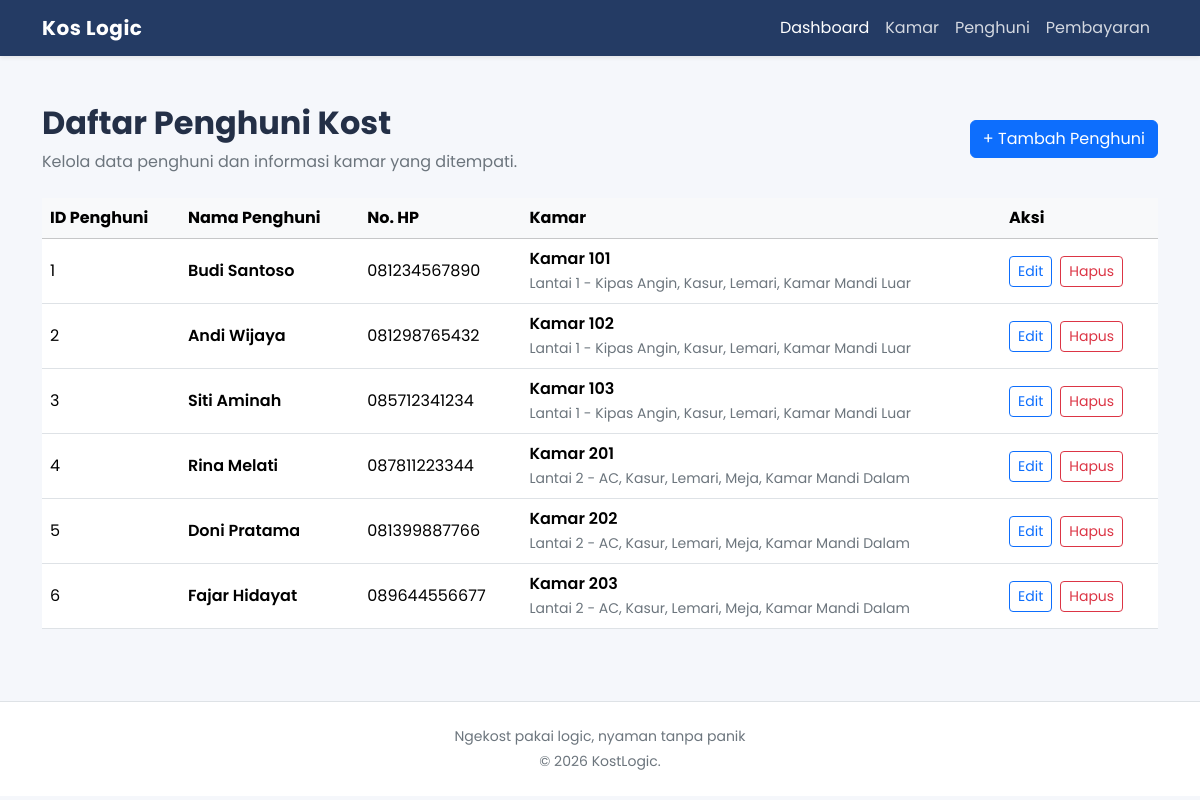
Page /penghuni_tampil.php on the committed database.
### tables this page shows
CREATE TABLE penghuni (
    id_penghuni INT AUTO_INCREMENT PRIMARY KEY,
    nama_penghuni VARCHAR(100),
    no_hp VARCHAR(15),
    id_kamar INT,
    FOREIGN KEY (id_kamar) REFERENCES kamar(id_kamar)
);

CREATE TABLE kamar (
    id_kamar INT PRIMARY KEY,
    fasilitas VARCHAR(200),
    harga DECIMAL(12, 2),
    status_kamar ENUM('terisi', 'kosong')
);

### penghuni_tampil.php (the view)
<?php
include 'koneksi.php';
include 'header.php';
?>
<div class="content-panel">
    <div class="d-flex flex-column flex-md-row justify-content-between align-items-md-center gap-3 mb-4">
        <div>
            <h2 class="fw-bold mb-2">Daftar Penghuni Kost</h2>
            <p class="text-secondary mb-0">
                Kelola data penghuni dan informasi kamar yang ditempati.
            </p>
        </div>
        <a href="penghuni_tambah.php" class="btn btn-primary">
            + Tambah Penghuni
        </a>
    </div>
    <div class="table-responsive">
        <table class="table table-hover align-middle mb-0">
            <thead class="table-light">
                <tr>
                    <th>ID Penghuni</th>
                    <th>Nama Penghuni</th>
                    <th>No. HP</th>
                    <th>Kamar</th>
                    <th>Aksi</th>
                </tr>
            </thead>
            <tbody>
                <?php
                $query = "SELECT penghuni.id_penghuni, penghuni.nama_penghuni, penghuni.no_hp, kamar.id_kamar, kamar.fasilitas
                          FROM penghuni
                          JOIN kamar ON penghuni.id_kamar = kamar.id_kamar";
                $result = mysqli_query($koneksi, $query);
                while ($row = mysqli_fetch_assoc($result)) {
                    echo "<tr>";
                    echo "<td>" . $row['id_penghuni'] . "</td>";
                    echo "<td class='fw-semibold'>" . $row['nama_penghuni'] . "</td>";
                    echo "<td>" . $row['no_hp'] . "</td>";
                    echo "<td>
                            <div class='fw-semibold'>Kamar " . $row['id_kamar'] . "</div>
                            <small class='text-secondary'>" . $row['fasilitas'] . "</small>
                          </td>";
                    echo "<td>
                            <div class='d-flex gap-2'>
                                <a href='penghuni_edit.php?id=" . $row['id_penghuni'] . "' class='btn btn-sm btn-outline-primary'>Edit</a>
                                <a href='penghuni_hapus.php?id=" . $row['id_penghuni'] . "' class='btn btn-sm btn-outline-danger'>Hapus</a>
                            </div>
                          </td>";
                    echo "</tr>";
                }
                ?>
            </tbody>
        </table>
    </div>
</div>
<?php include 'footer.php'; ?>

### header.php (style rules this page uses)
body { font-family: 'Poppins', sans-serif; background-color: #f5f7fb; color: #243047; }

### rows in the picture
penghuni: id_penghuni "1", nama_penghuni "Budi Santoso", no_hp "081234567890", id_kamar.id_kamar "101", id_kamar.fasilitas "Lantai 1 - Kipas Angin, Kasur, Lemari, Kamar Mandi Luar"
penghuni: id_penghuni "2", nama_penghuni "Andi Wijaya", no_hp "081298765432", id_kamar.id_kamar "102", id_kamar.fasilitas "Lantai 1 - Kipas Angin, Kasur, Lemari, Kamar Mandi Luar"
penghuni: id_penghuni "3", nama_penghuni "Siti Aminah", no_hp "085712341234", id_kamar.id_kamar "103", id_kamar.fasilitas "Lantai 1 - Kipas Angin, Kasur, Lemari, Kamar Mandi Luar"
penghuni: id_penghuni "4", nama_penghuni "Rina Melati", no_hp "087811223344", id_kamar.id_kamar "201", id_kamar.fasilitas "Lantai 2 - AC, Kasur, Lemari, Meja, Kamar Mandi Dalam"
penghuni: id_penghuni "5", nama_penghuni "Doni Pratama", no_hp "081399887766", id_kamar.id_kamar "202", id_kamar.fasilitas "Lantai 2 - AC, Kasur, Lemari, Meja, Kamar Mandi Dalam"
penghuni: id_penghuni "6", nama_penghuni "Fajar Hidayat", no_hp "089644556677", id_kamar.id_kamar "203", id_kamar.fasilitas "Lantai 2 - AC, Kasur, Lemari, Meja, Kamar Mandi Dalam"
